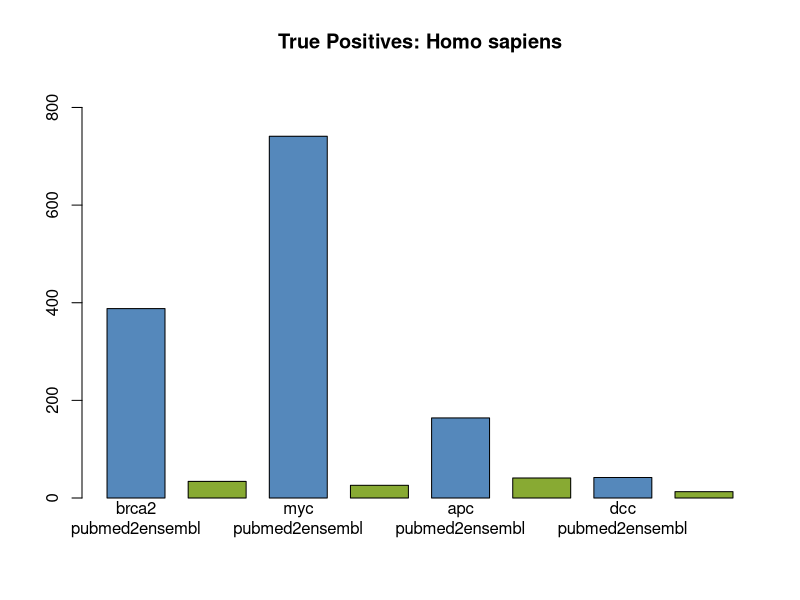
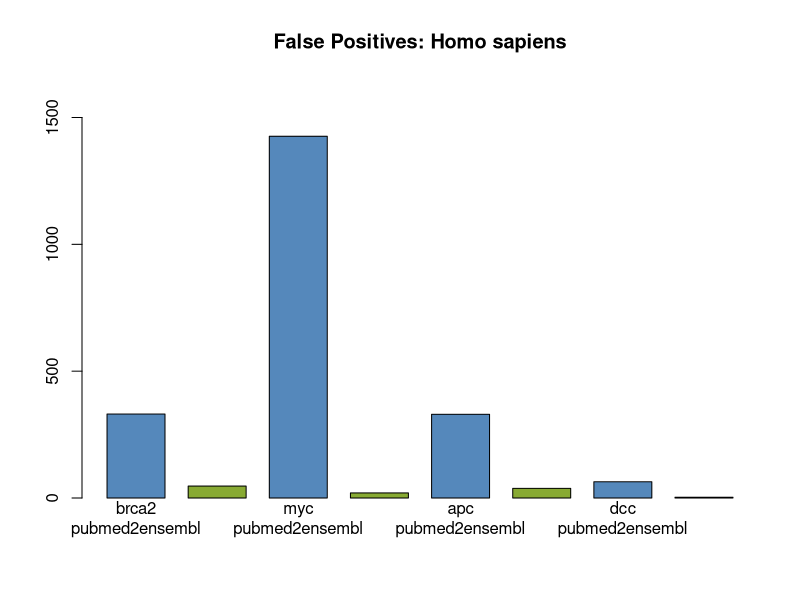
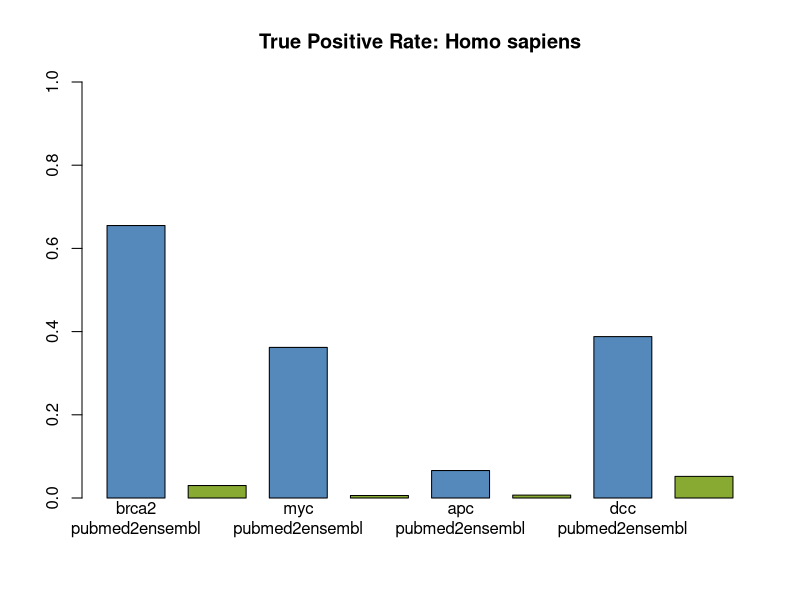
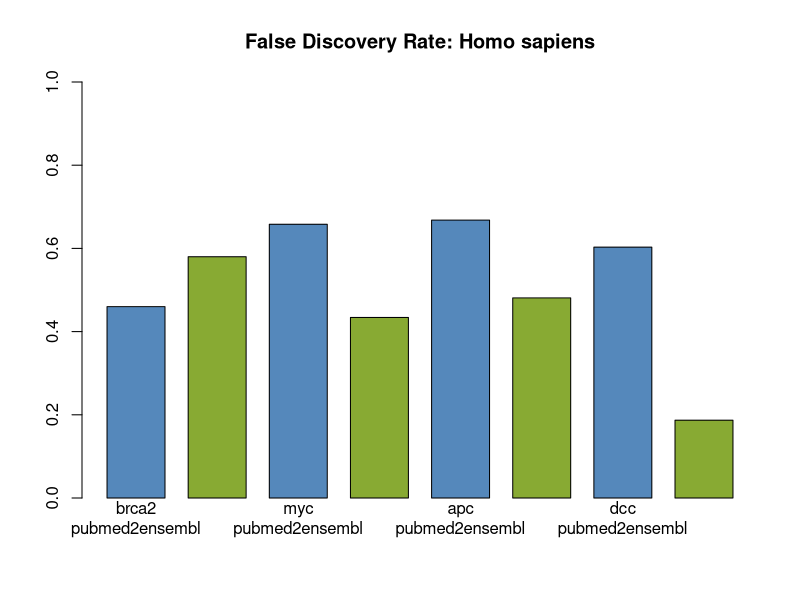
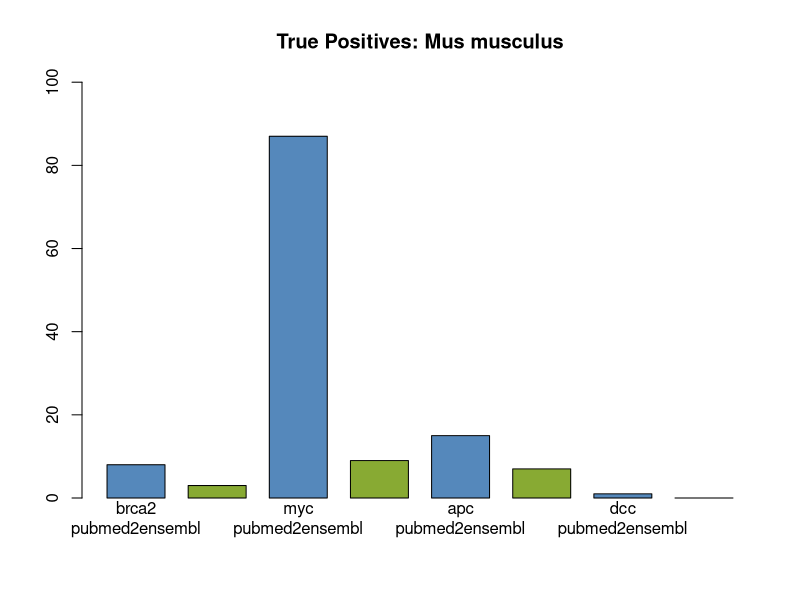
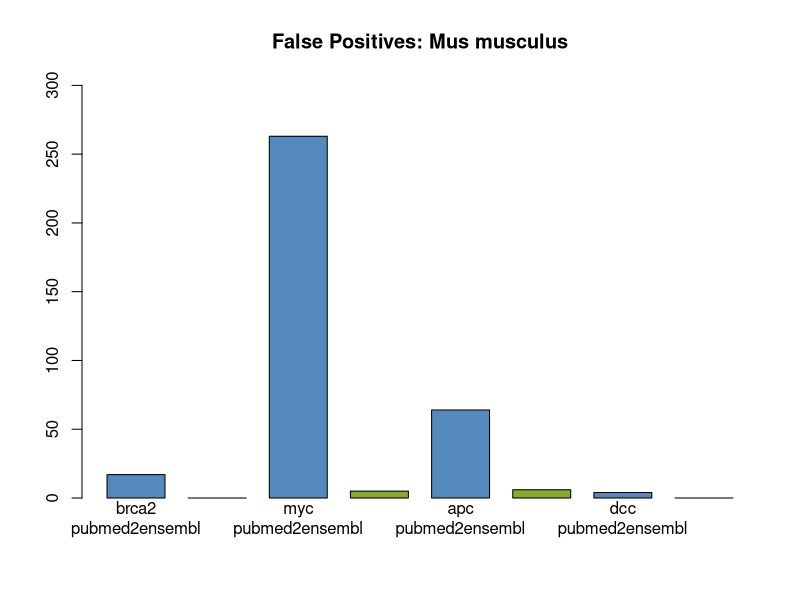
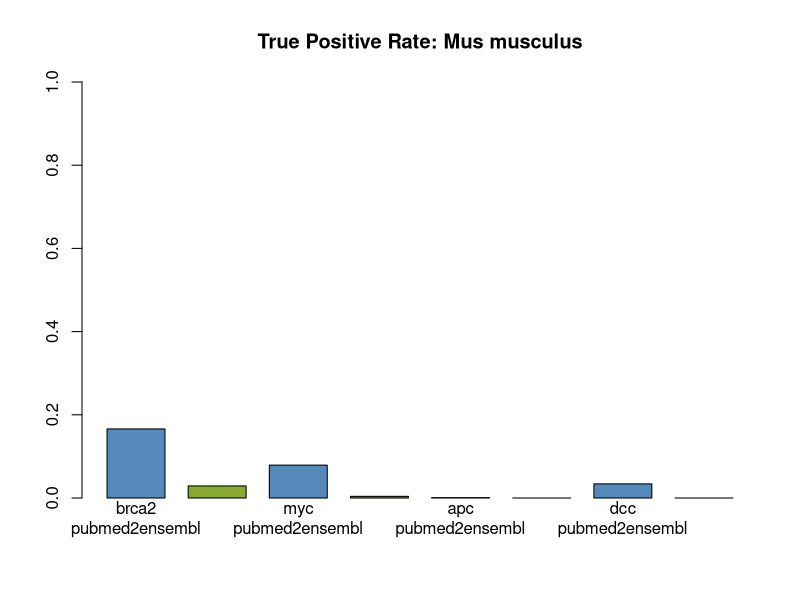
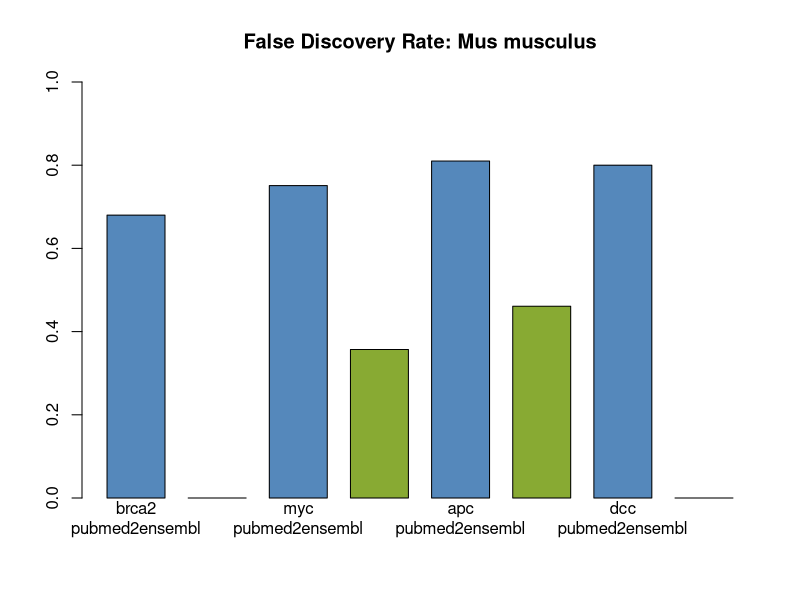

Write the R code that produced these figures, in order.
summary_plot <- function(species) {
    xlabels = paste(tsv[tsv$Species==species,]$Gene.Symbol,
                tsv[tsv$Species==species,]$Service, sep='\n')
    
    if (species == "humans") {
        species_name <- "Homo sapiens"
    } else if (species == "mice") {
        species_name <- "Mus musculus"
    } else if (species == "drosophila+melanogaster") {
        species_name <- "Drosophila melanogaster"
    } else if (species == "danio+rerio") {
        species_name <- "Danio rerio"
    }
    
    name <- paste(species, "_tp.png", sep="")
    title <- paste("True Positives:", species_name, sep=" ")
    values <- tsv[tsv$Species==species,]$True.Positives
    png(filename = name, width=650, height=400, units="px", pointsize=10, bg="white")
    barplot(values, ylim=c(0,max(values)*1.15), names.arg=xlabels,
              col=colors, main=title, space=0.4)
    dev.off()
    
    name <- paste(species, "_fp.png", sep="")
    title <- paste("False Positives:", species_name, sep=" ")
    values <- tsv[tsv$Species==species,]$False.Positives
    png(filename = name, width=650, height=400, units="px", pointsize=10, bg="white")
    barplot(values, ylim=c(0,max(values)*1.15), names.arg=xlabels,
              col=colors, main=title, space=0.4)
    dev.off()
    
    name <- paste(species, "_tpr.png", sep="")
    title <- paste("True Positive Rate:", species_name, sep=" ")
    png(filename = name, width=650, height=400, units="px", pointsize=10, bg="white")
    barplot(tsv[tsv$Species==species,]$True.Positive.Rate, ylim=c(0,1), names.arg=xlabels,
              col=colors, main=title, space=0.4)
    dev.off()
    
    name <- paste(species, "_fdr.png", sep="")
    title <- paste("False Discovery Rate:", species_name, sep=" ")
    png(filename = name, width=650, height=400, units="px", pointsize=10, bg="white")
    barplot(tsv[tsv$Species==species,]$False.Discovery.Rate, ylim=c(0,1), names.arg=xlabels,
              col=colors, main=title, space=0.4)
    dev.off()
}

tsv <- read.delim("opacmo_pubmed2ensembl56.tsv", header=T, stringsAsFactors=F)

# Some renaming to adjust for the actual gene symbol that was queried:
x <- tsv[tsv$Species=='drosophila+melanogaster' & tsv$Gene.Symbol=='Myc',]
x$Gene.Symbol <- 'dm'
tsv[tsv$Species=='drosophila+melanogaster' & tsv$Gene.Symbol=='Myc',] <- x
x <- tsv[tsv$Species=='drosophila+melanogaster' & tsv$Gene.Symbol=='DCC',]
x$Gene.Symbol <- 'fra'
tsv[tsv$Species=='drosophila+melanogaster' & tsv$Gene.Symbol=='DCC',] <- x
x <- tsv[tsv$Species=='danio+rerio' & tsv$Gene.Symbol=='Myc',]
x$Gene.Symbol <- 'myca'
tsv[tsv$Species=='danio+rerio' & tsv$Gene.Symbol=='Myc',] <- x

# The queries to PubMed Central via NCBI's interface are really case
# insensitive, so we should expose that here as well:
x <- tsv$Gene.Symbol
tsv$Gene.Symbol <- tolower(x)

colors = c('#5588bb', '#88aa33')

summary_plot('humans')
summary_plot('mice')
summary_plot('drosophila+melanogaster')
summary_plot('danio+rerio')

